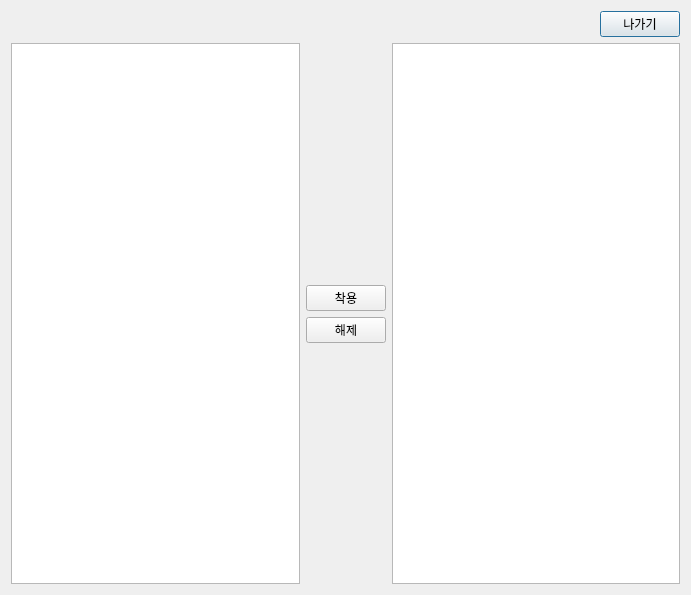
<?xml version="1.0" encoding="UTF-8"?>
<ui version="4.0">
 <class>Equipment</class>
 <widget class="QDialog" name="Equipment">
  <property name="geometry">
   <rect>
    <x>0</x>
    <y>0</y>
    <width>691</width>
    <height>595</height>
   </rect>
  </property>
  <property name="windowTitle">
   <string>Dialog</string>
  </property>
  <layout class="QVBoxLayout" name="verticalLayout">
   <item>
    <layout class="QHBoxLayout" name="horizontalLayout_2">
     <item>
      <spacer name="horizontalSpacer">
       <property name="orientation">
        <enum>Qt::Horizontal</enum>
       </property>
       <property name="sizeHint" stdset="0">
        <size>
         <width>40</width>
         <height>20</height>
        </size>
       </property>
      </spacer>
     </item>
     <item>
      <widget class="QPushButton" name="pb_exit">
       <property name="text">
        <string>나가기</string>
       </property>
      </widget>
     </item>
    </layout>
   </item>
   <item>
    <layout class="QHBoxLayout" name="horizontalLayout">
     <item>
      <widget class="QListWidget" name="list_wear"/>
     </item>
     <item>
      <layout class="QVBoxLayout" name="verticalLayout_2">
       <item>
        <spacer name="verticalSpacer">
         <property name="orientation">
          <enum>Qt::Vertical</enum>
         </property>
         <property name="sizeHint" stdset="0">
          <size>
           <width>20</width>
           <height>40</height>
          </size>
         </property>
        </spacer>
       </item>
       <item>
        <widget class="QPushButton" name="pb_wear">
         <property name="text">
          <string>착용</string>
         </property>
        </widget>
       </item>
       <item>
        <widget class="QPushButton" name="pb_unworn">
         <property name="text">
          <string>해제</string>
         </property>
        </widget>
       </item>
       <item>
        <spacer name="verticalSpacer_2">
         <property name="orientation">
          <enum>Qt::Vertical</enum>
         </property>
         <property name="sizeHint" stdset="0">
          <size>
           <width>20</width>
           <height>40</height>
          </size>
         </property>
        </spacer>
       </item>
      </layout>
     </item>
     <item>
      <widget class="QListWidget" name="list_unworn"/>
     </item>
    </layout>
   </item>
  </layout>
 </widget>
 <resources/>
 <connections>
  <connection>
   <sender>pb_exit</sender>
   <signal>clicked()</signal>
   <receiver>Equipment</receiver>
   <slot>accept()</slot>
   <hints>
    <hint type="sourcelabel">
     <x>649</x>
     <y>20</y>
    </hint>
    <hint type="destinationlabel">
     <x>440</x>
     <y>-4</y>
    </hint>
   </hints>
  </connection>
 </connections>
</ui>
